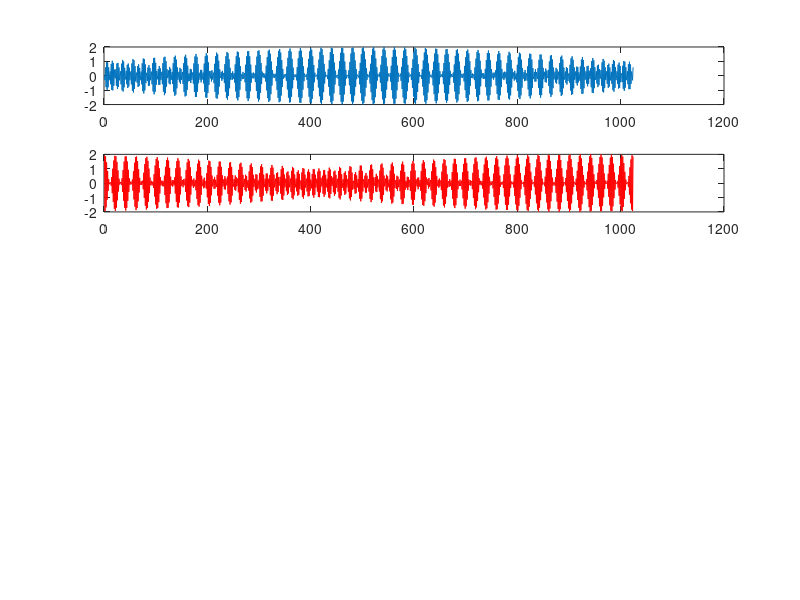

The MATLAB source for this figure: (Note: this script raises an error after producing the figure.)
clc
clear
close all

Distance        = 60;
MeanWindSpeed   = 10.5;
FftLength       = 1024;
T               = 512 - 1;

f1              = 1.0;
f2              = 1.1;

% T 1
t_1             = linspace(0, T, FftLength);
Signal_1        = sin(2*pi*f1*t_1) + sin(2*pi*f2*t_1);

% T 2
dt              = 0.2;
t_2             = linspace(0, T, FftLength) + dt;
Signal_2        = sin(2*pi*f1*t_2) + sin(2*pi*f2*t_2);

subplot(5, 1, 1)
plot(Signal_1)
subplot(5, 1, 2)
plot(Signal_2, 'r')

% CPSD
fs              = 1/T * (FftLength - 1);
[Power, Frequency, ~]   = SpectralAnalysis.WelchPowerSpectralDensity(Signal_1, Signal_2, SpectralAnalysis.WindowFunction.Hann(numel(t_1)), 0.5, fs, []);
subplot(5, 1, 3) 
plot(real(Power))
subplot(5, 1, 4) 
plot(imag(Power))
subplot(5, 1, 5) 
plot(imag(Power))
Angle           = angle(Power);
plot(Angle)
dAngle          = diff(Angle);
df              = Frequency(2);
Speed           = 2 * pi * df * 60 ./ dAngle;
Speed           = 2 * pi * Frequency * 60 ./ Angle;

Expected        = Distance / dt;





